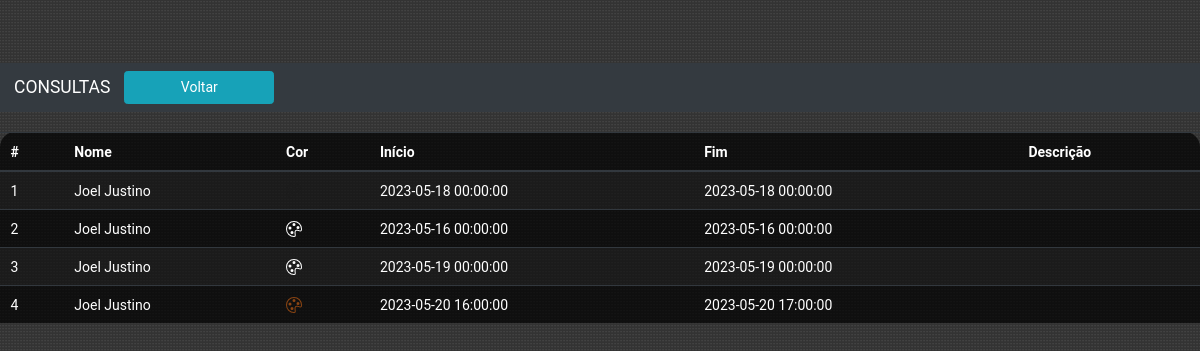
Before: /php/editar_dados/consultas.php?nome=Joel Justino with the older database file.
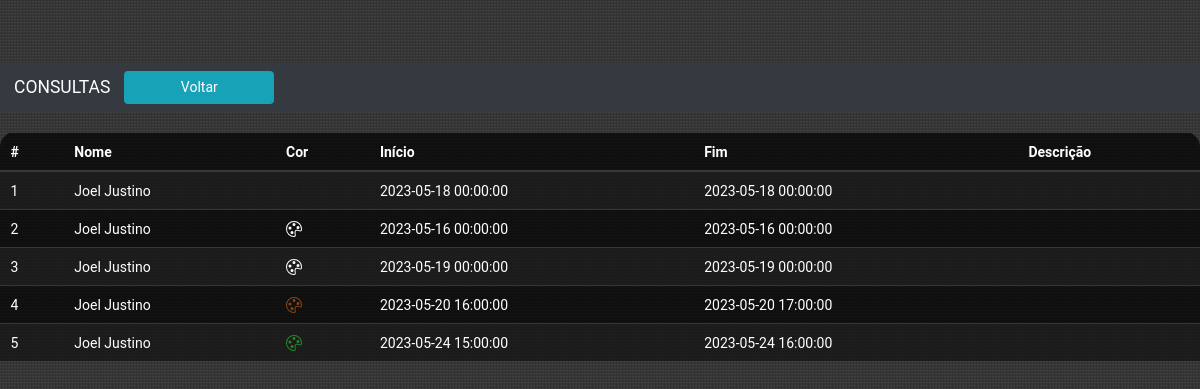
After: the same page with the newer database file.
### tables this page shows
CREATE TABLE `events` (
  `id` int(11) NOT NULL,
  `title` varchar(220) NOT NULL,
  `color` varchar(10) NOT NULL,
  `start` datetime NOT NULL,
  `end` datetime NOT NULL,
  `descricao` varchar(220) DEFAULT NULL
);

### php/editar_dados/consultas.php (the view, shortened to what this page needs)
<?php
	include_once('conexao.php');
	$nome = filter_input(INPUT_GET, 'nome');
	$sql = "SELECT * FROM events WHERE title = '$nome' ORDER BY id ASC";
	$result = $conn->query($sql);
?>
<html>
	<head>
		<?php include "./header.php"; ?>
	</head>
	<body>
		<nav class="navbar navbar-expand-lg navbar-dark bg-dark">
			<a class="navbar-brand" href="#">CONSULTAS</a>
			<div class="collapse navbar-collapse" id="navbarSupportedContent">
				<ul class="navbar-nav mr-auto">
					<li class="nav-item active">
							<button type="button" class="btn btn-info" style='width:150px;'><a href="index.php" style="text-decoration:none; color:white;">Voltar</a></button>
					</li>
				</ul>
			</div>
		</nav>
		<div id="tabela-dados">
			<table class="table table-striped table-dark table-bg">
			<thead>
				<tr>
				<th scope="col">#</th>
				<th scope="col">Nome</th>
				<th scope="col">Cor</th>
				<th scope="col">Início</th>
				<th scope="col">Fim</th>
				<th scope="col">Descrição</th>
				</tr>
			</thead>
			<tbody>
				<?php
					$contador = 0;
					while($user_data = mysqli_fetch_assoc($result)){
						$contador++;
						echo "<tr>";
						echo "<td>".$contador."</td>";
						echo "<td>".$user_data['title']."</td>";
						echo
						"<td>
							<svg xmlns='http://www.w3.org/2000/svg' width='16' height='16' fill='currentColor' class='bi bi-palette' viewBox='0 0 16 16' color='$user_data[color]'>
								<path d='M8 5a1.5 1.5 0 1 0 0-3 1.5 1.5 0 0 0 0 3zm4 3a1.5 1.5 0 1 0 0-3 1.5 1.5 0 0 0 0 3zM5.5 7a1.5 1.5 0 1 1-3 0 1.5 1.5 0 0 1 3 0zm.5 6a1.5 1.5 0 1 0 0-3 1.5 1.5 0 0 0 0 3z'/>
								<path d='M16 8c0 3.15-1.866 2.585-3.567 2.07C11.42 9.763 10.465 9.473 10 10c-.603.683-.475 1.819-.351 2.92C9.826 14.495 9.996 16 8 16a8 8 0 1 1 8-8zm-8 7c.611 0 .654-.171.655-.176.078-.146.124-.464.07-1.119-.014-.168-.037-.37-.061-.591-.052-.464-.112-1.005-.118-1.462-.01-.707.083-1.61.704-2.314.369-.417.845-.578 1.272-.618.404-.038.812.026 1.16.104.343.077.702.186 1.025.284l.028.008c.346.105.658.199.953.266.653.148.904.083.991.024C14.717 9.38 15 9.161 15 8a7 7 0 1 0-7 7z'/>
							</svg>
						</td>";
						echo "<td>".$user_data['start']."</td>";
						echo "<td>".$user_data['end']."</td>";
						echo "<td>".$user_data['url']."</td>";
						echo "</tr>";
					}
				?>
			</table>
		</div>
	</body>
</html>

Changed rows visible on the page:
added events: title "Joel Justino", start "2023-05-24 15:00:00", end "2023-05-24 16:00:00"
